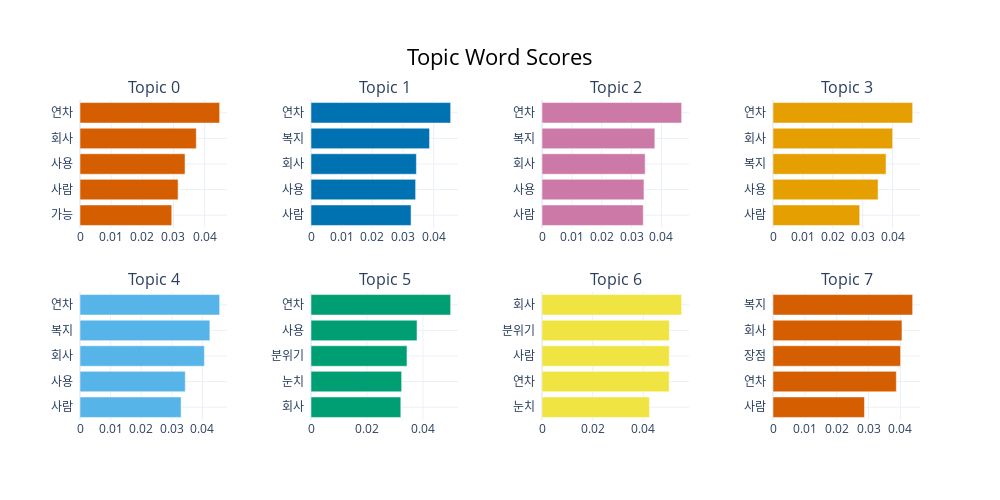

This figure's notebook cell:
### Code cell
topic_adv_model.visualize_barchart()

### Figure 1 — Plotly figure (JSON) as saved in the notebook; plotly's stock layout.template omitted (floating-point values rounded to 4 significant figures)
{"data": [{"marker": {"color": "#D55E00"}, "orientation": "h", "type": "bar", "x": [0.02944, 0.03148, 0.0337, 0.03732, 0.04481], "xaxis": "x", "y": ["가능  ", "사람  ", "사용  ", "회사  ", "연차  "], "yaxis": "y"}, {"marker": {"color": "#0072B2"}, "orientation": "h", "type": "bar", "x": [0.03262, 0.03411, 0.03436, 0.03865, 0.04553], "xaxis": "x2", "y": ["사람  ", "사용  ", "회사  ", "복지  ", "연차  "], "yaxis": "y2"}, {"marker": {"color": "#CC79A7"}, "orientation": "h", "type": "bar", "x": [0.03391, 0.03415, 0.03455, 0.03779, 0.04677], "xaxis": "x3", "y": ["사람  ", "사용  ", "회사  ", "복지  ", "연차  "], "yaxis": "y3"}, {"marker": {"color": "#E69F00"}, "orientation": "h", "type": "bar", "x": [0.02902, 0.03516, 0.03782, 0.04004, 0.04673], "xaxis": "x4", "y": ["사람  ", "사용  ", "복지  ", "회사  ", "연차  "], "yaxis": "y4"}, {"marker": {"color": "#56B4E9"}, "orientation": "h", "type": "bar", "x": [0.03303, 0.0344, 0.04066, 0.04243, 0.04563], "xaxis": "x5", "y": ["사람  ", "사용  ", "회사  ", "복지  ", "연차  "], "yaxis": "y5"}, {"marker": {"color": "#009E73"}, "orientation": "h", "type": "bar", "x": [0.03209, 0.03238, 0.03429, 0.03788, 0.0499], "xaxis": "x6", "y": ["회사  ", "눈치  ", "분위기  ", "사용  ", "연차  "], "yaxis": "y6"}, {"marker": {"color": "#F0E442"}, "orientation": "h", "type": "bar", "x": [0.04241, 0.05021, 0.05025, 0.05026, 0.05513], "xaxis": "x7", "y": ["눈치  ", "연차  ", "사람  ", "분위기  ", "회사  "], "yaxis": "y7"}, {"marker": {"color": "#D55E00"}, "orientation": "h", "type": "bar", "x": [0.02871, 0.03872, 0.04006, 0.04049, 0.04384], "xaxis": "x8", "y": ["사람  ", "연차  ", "장점  ", "회사  ", "복지  "], "yaxis": "y8"}], "layout": {"annotations": [{"font": {"size": 16}, "showarrow": false, "text": "Topic 0", "x": 0.0875, "xanchor": "center", "xref": "paper", "y": 1, "yanchor": "bottom", "yref": "paper"}, {"font": {"size": 16}, "showarrow": false, "text": "Topic 1", "x": 0.3625, "xanchor": "center", "xref": "paper", "y": 1, "yanchor": "bottom", "yref": "paper"}, {"font": {"size": 16}, "showarrow": false, "text": "Topic 2", "x": 0.6375, "xanchor": "center", "xref": "paper", "y": 1, "yanchor": "bottom", "yref": "paper"}, {"font": {"size": 16}, "showarrow": false, "text": "Topic 3", "x": 0.9125, "xanchor": "center", "xref": "paper", "y": 1, "yanchor": "bottom", "yref": "paper"}, {"font": {"size": 16}, "showarrow": false, "text": "Topic 4", "x": 0.0875, "xanchor": "center", "xref": "paper", "y": 0.4, "yanchor": "bottom", "yref": "paper"}, {"font": {"size": 16}, "showarrow": false, "text": "Topic 5", "x": 0.3625, "xanchor": "center", "xref": "paper", "y": 0.4, "yanchor": "bottom", "yref": "paper"}, {"font": {"size": 16}, "showarrow": false, "text": "Topic 6", "x": 0.6375, "xanchor": "center", "xref": "paper", "y": 0.4, "yanchor": "bottom", "yref": "paper"}, {"font": {"size": 16}, "showarrow": false, "text": "Topic 7", "x": 0.9125, "xanchor": "center", "xref": "paper", "y": 0.4, "yanchor": "bottom", "yref": "paper"}], "height": 500, "hoverlabel": {"bgcolor": "white", "font": {"family": "Rockwell", "size": 16}}, "showlegend": false, "title": {"font": {"color": "Black", "size": 22}, "text": "Topic Word Scores", "x": 0.5, "xanchor": "center", "yanchor": "top"}, "width": 1000, "xaxis": {"anchor": "y", "domain": [0, 0.175], "showgrid": true}, "xaxis2": {"anchor": "y2", "domain": [0.275, 0.45], "showgrid": true}, "xaxis3": {"anchor": "y3", "domain": [0.55, 0.725], "showgrid": true}, "xaxis4": {"anchor": "y4", "domain": [0.825, 1], "showgrid": true}, "xaxis5": {"anchor": "y5", "domain": [0, 0.175], "showgrid": true}, "xaxis6": {"anchor": "y6", "domain": [0.275, 0.45], "showgrid": true}, "xaxis7": {"anchor": "y7", "domain": [0.55, 0.725], "showgrid": true}, "xaxis8": {"anchor": "y8", "domain": [0.825, 1], "showgrid": true}, "yaxis": {"anchor": "x", "domain": [0.6, 1], "showgrid": true}, "yaxis2": {"anchor": "x2", "domain": [0.6, 1], "showgrid": true}, "yaxis3": {"anchor": "x3", "domain": [0.6, 1], "showgrid": true}, "yaxis4": {"anchor": "x4", "domain": [0.6, 1], "showgrid": true}, "yaxis5": {"anchor": "x5", "domain": [0, 0.4], "showgrid": true}, "yaxis6": {"anchor": "x6", "domain": [0, 0.4], "showgrid": true}, "yaxis7": {"anchor": "x7", "domain": [0, 0.4], "showgrid": true}, "yaxis8": {"anchor": "x8", "domain": [0, 0.4], "showgrid": true}}}
